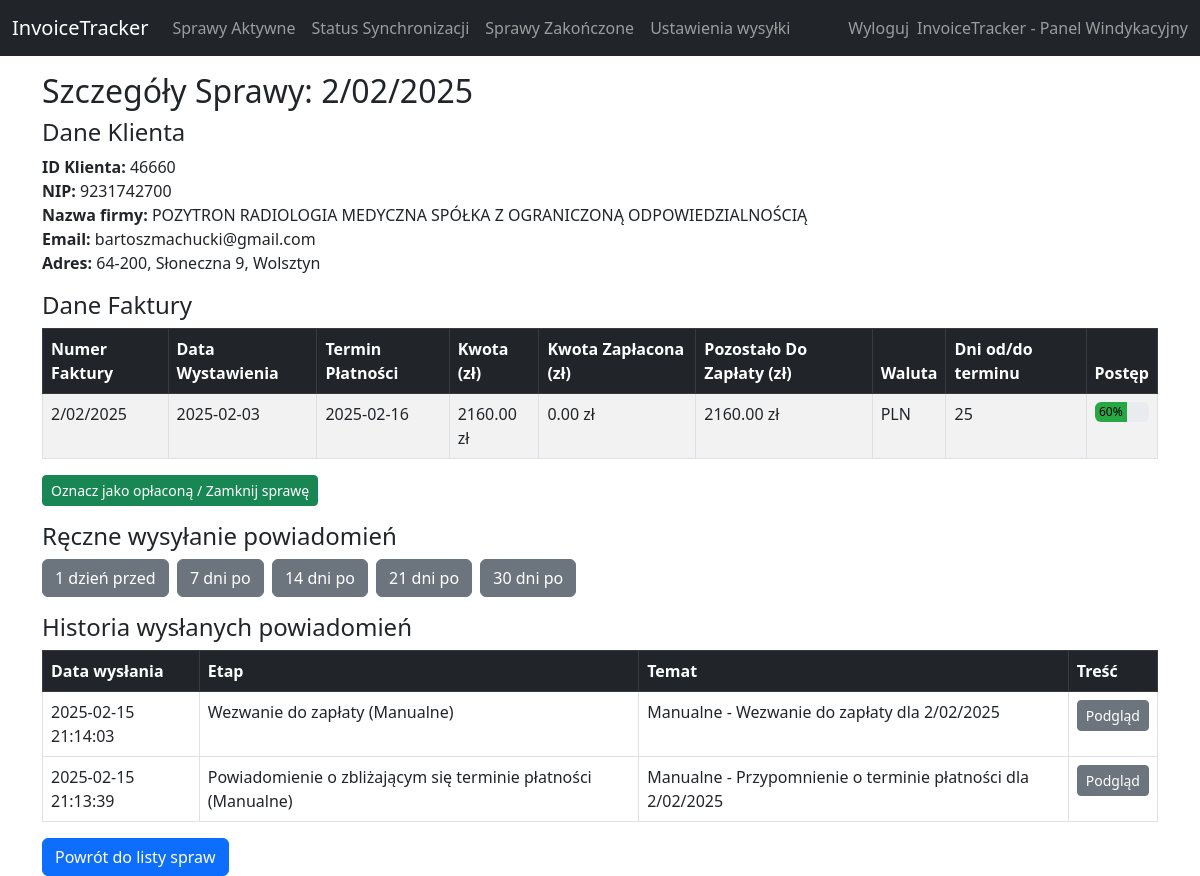
Screenshot of /case/2/02/2025 (signed in) with the database file from the repository.
### InvoiceTracker/models.py (models this page shows, shortened)
class Case(db.Model):
    id = db.Column(db.Integer, primary_key=True)
    case_number = db.Column(db.String(50), unique=True, nullable=False)
    client_id = db.Column(db.String(50), nullable=False)
    client_nip = db.Column(db.String(50), nullable=True)
    client_company_name = db.Column(db.String(200), nullable=True)
    status = db.Column(db.String(50), default="active")
    created_at = db.Column(db.DateTime, default=datetime.utcnow)
    updated_at = db.Column(db.DateTime, default=datetime.utcnow, onupdate=datetime.utcnow)
    invoice = db.relationship('Invoice', backref='case', uselist=False)

class Invoice(db.Model):
    id = db.Column(db.Integer, primary_key=True)
    invoice_number = db.Column(db.String(50))
    invoice_date = db.Column(db.Date)
    payment_due_date = db.Column(db.Date)
    gross_price = db.Column(db.Integer)  # wartość brutto w groszach
    status = db.Column(db.String(50))    # np. "sent", "printed", "paid"
    debt_status = db.Column(db.String(200))
    client_id = db.Column(db.String(50))
    client_company_name = db.Column(db.String(200))
    client_email = db.Column(db.String(100))
    client_nip = db.Column(db.String(50))
    client_address = db.Column(db.String(255))
    currency = db.Column(db.String(10))
    paid_price = db.Column(db.Integer, default=0)
    notes = db.Column(db.Text)
    payment_method = db.Column(db.String(50))
    sale_date = db.Column(db.Date)
    paid_date = db.Column(db.Date)
    net_price = db.Column(db.Integer)
    tax_price = db.Column(db.Integer)
    left_to_pay = db.Column(db.Integer)
    case_id = db.Column(db.Integer, db.ForeignKey('case.id'), nullable=True)

class NotificationLog(db.Model):
    id = db.Column(db.Integer, primary_key=True)
    sent_at = db.Column(db.DateTime, default=datetime.utcnow)
    client_id = db.Column(db.String(50))
    invoice_number = db.Column(db.String(50))
    email_to = db.Column(db.String(100))
    subject = db.Column(db.String(200))
    body = db.Column(db.Text)
    stage = db.Column(db.String(255))
    mode = db.Column(db.String(20))
    scheduled_date = db.Column(db.DateTime)

### InvoiceTracker/app.py (the view)
    @app.route('/case/<path:case_number>')
    def case_detail(case_number):
        case_obj = Case.query.filter_by(case_number=case_number).first_or_404()
        inv = Invoice.query.filter_by(case_id=case_obj.id).first_or_404()
        left = inv.left_to_pay if inv.left_to_pay is not None else (inv.gross_price - (inv.paid_price or 0))
        day_diff = (date.today() - inv.payment_due_date).days if inv.payment_due_date else None
        def stage_from_log_text(text):
            mapping = {
                "Przypomnienie o zbliżającym się terminie płatności": 1,
                "Powiadomienie o upływie terminu płatności": 2,
                "Wezwanie do zapłaty": 3,
                "Powiadomienie o zamiarze skierowania sprawy do windykatora zewnętrznego i publikacji na giełdzie wierzytelności": 4,
                "Przekazanie sprawy do windykatora zewnętrznego": 5
            }
            return mapping.get(text, 0)
        logs = NotificationLog.query.filter_by(invoice_number=inv.invoice_number)\
                                    .order_by(NotificationLog.sent_at.desc()).all()
        modified_logs = []
        for log in logs:
            modified_logs.append({
                "sent_at": log.sent_at,
                "stage": f"{log.stage} ({log.mode})",
                "subject": log.subject,
                "body": log.body
            })
        progress_val = 0
        if modified_logs:
            max_stage = max([stage_from_log_text(log["stage"].split(" (")[0]) for log in modified_logs])
            progress_val = int((max_stage / 5) * 100)
        return render_template('case_detail.html',
                               case=case_obj,
                               invoice=inv,
                               left_to_pay=left,
                               days_display=day_diff,
                               progress_percent=progress_val,
                               notifications=modified_logs)

### InvoiceTracker/templates/case_detail.html (shortened to what this page needs)
{% extends "layout.html" %}
{% block content %}
<h2>Szczegóły Sprawy: {{ case.case_number }}</h2>
<h4>Dane Klienta</h4>
<p>
  <strong>ID Klienta:</strong> {{ case.client_id }}<br>
  <strong>NIP:</strong> {{ case.client_nip }}<br>
  <strong>Nazwa firmy:</strong> {{ case.client_company_name }}<br>
  <strong>Email:</strong> {{ invoice.client_email if invoice.client_email else "Brak" }}<br>
  <strong>Adres:</strong>
  {% if invoice.client_address %}
    {{ invoice.client_address }}
  {% else %}
    Brak
  {% endif %}
</p>
<h4>Dane Faktury</h4>
<table class="table table-bordered table-striped">
  <thead class="table-dark">
    <tr>
      <th>Numer Faktury</th>
      <th>Data Wystawienia</th>
      <th>Termin Płatności</th>
      <th>Kwota (zł)</th>
      <th>Kwota Zapłacona (zł)</th>
      <th>Pozostało Do Zapłaty (zł)</th>
      <th>Waluta</th>
      <th>Dni od/do terminu</th>
      <th>Postęp</th>
    </tr>
  </thead>
  <tbody>
    <tr>
      <td>{{ invoice.invoice_number }}</td>
      <td>
        {% if invoice.invoice_date %}
          {{ invoice.invoice_date.strftime('%Y-%m-%d') }}
        {% else %}
          Brak
        {% endif %}
      </td>
      <td>
        {% if invoice.payment_due_date %}
          {{ invoice.payment_due_date.strftime('%Y-%m-%d') }}
        {% else %}
          Brak
        {% endif %}
      </td>
      <td>{{ "%.2f"|format(invoice.gross_price/100 if invoice.gross_price else 0) }} zł</td>
      <td>
        {% if invoice.paid_price %}
          {{ "%.2f"|format(invoice.paid_price/100) }} zł
        {% else %}
          0.00 zł
        {% endif %}
      </td>
      <td>
        {% if left_to_pay %}
          {{ "%.2f"|format(left_to_pay/100) }} zł
        {% else %}
          0.00 zł
        {% endif %}
      </td>
      <td>{{ invoice.currency or "PLN" }}</td>
      <td>
        {% if days_display is not none %}
          {% if days_display < 0 %}
            -{{ days_display|abs }}
          {% else %}
            {{ days_display }}
          {% endif %}
        {% else %}
          -
        {% endif %}
      </td>
      <td>
        <div class="progress" style="height: 20px;">
          <div class="progress-bar" role="progressbar"
               style="width: {{ progress_percent }}%; background-color: #28a745; color: black; min-width: 30px; text-align: center; line-height: 20px;"
               aria-valuenow="{{ progress_percent }}"
               aria-valuemin="0" aria-valuemax="100">
            {{ progress_percent }}%
          </div>
        </div>
      </td>
    </tr>
  </tbody>
</table>
<div class="mb-3">
  {% if case.status != "active" %}
    <a href="{{ url_for('reopen_case', case_number=case.case_number) }}" class="btn btn-sm btn-warning">
      PRZYWRÓĆ DO SPRAW AKTYWNYCH
    </a>
  {% elif invoice.status != "opłacona" %}
    <a href="{{ url_for('mark_invoice_paid', invoice_id=invoice.id) }}" class="btn btn-sm btn-success">
      Oznacz jako opłaconą / Zamknij sprawę
    </a>
  {% endif %}
</div>
<h4>Ręczne wysyłanie powiadomień</h4>
<div class="mb-3">
  <a href="{{ url_for('send_manual', case_number=case.case_number, stage='przeds') }}" class="btn btn-secondary me-1">1 dzień przed</a>
  <a href="{{ url_for('send_manual', case_number=case.case_number, stage='7dni') }}" class="btn btn-secondary me-1">7 dni po</a>
  <a href="{{ url_for('send_manual', case_number=case.case_number, stage='14dni') }}" class="btn btn-secondary me-1">14 dni po</a>
  <a href="{{ url_for('send_manual', case_number=case.case_number, stage='21dni') }}" class="btn btn-secondary me-1">21 dni po</a>
  <a href="{{ url_for('send_manual', case_number=case.case_number, stage='30dni') }}" class="btn btn-secondary">30 dni po</a>
</div>
<h4>Historia wysłanych powiadomień</h4>
{% if notifications and notifications|length > 0 %}
  <table class="table table-bordered">
    <thead class="table-dark">
      <tr>
        <th>Data wysłania</th>
        <th>Etap</th>
        <th>Temat</th>
        <th>Treść</th>
      </tr>
    </thead>
    <tbody>
      {% for log in notifications %}
      <tr>
        <td>{{ log.sent_at.strftime('%Y-%m-%d %H:%M:%S') if log.sent_at else '' }}</td>
        <td>{{ log.stage }}</td>
        <td>{{ log.subject }}</td>
        <td>
          <button class="btn btn-sm btn-secondary"
                  data-bs-toggle="modal"
                  data-bs-target="#logModal{{ log.id }}">
            Podgląd
          </button>
        </td>
      </tr>
      {% endfor %}
    </tbody>
  </table>
{% else %}
  <p>Brak wysłanych powiadomień.</p>
{% endif %}
<a href="{{ url_for('active_cases') }}" class="btn btn-primary">Powrót do listy spraw</a>
{% endblock %}

### rows the page displays
Case: case_number "2/02/2025", client_id "46660", client_nip "9231742700", client_company_name "POZYTRON RADIOLOGIA MEDYCZNA SPÓŁKA Z OGRANICZONĄ ODPOWIEDZIALNOŚCIĄ"
Invoice: client_email "bartoszmachucki@gmail.com", client_address "64-200, Słoneczna 9, Wolsztyn", invoice_number "2/02/2025", invoice_date "2025-02-03", payment_due_date "2025-02-16", invoice.gross_price/100ifinvoice.gross_priceelse0 "2160.00", left_to_pay/100 "2160.00", currency "PLN"
NotificationLog: sent_at "2025-02-15 21:14:03", stage "Wezwanie do zapłaty (Manualne)", subject "Manualne - Wezwanie do zapłaty dla 2/02/2025"
NotificationLog: sent_at "2025-02-15 21:13:39", stage "Powiadomienie o zbliżającym się terminie płatności (Manualne)", subject "Manualne - Przypomnienie o terminie płatności dla 2/02/2025"

### other values shown
{{ progress_percent }} "60"
